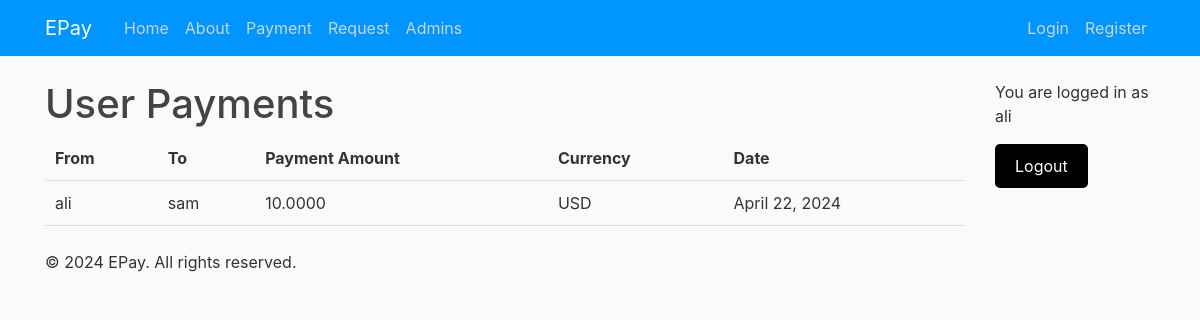
The page /userpayments/ (signed in) on the database as committed earlier.
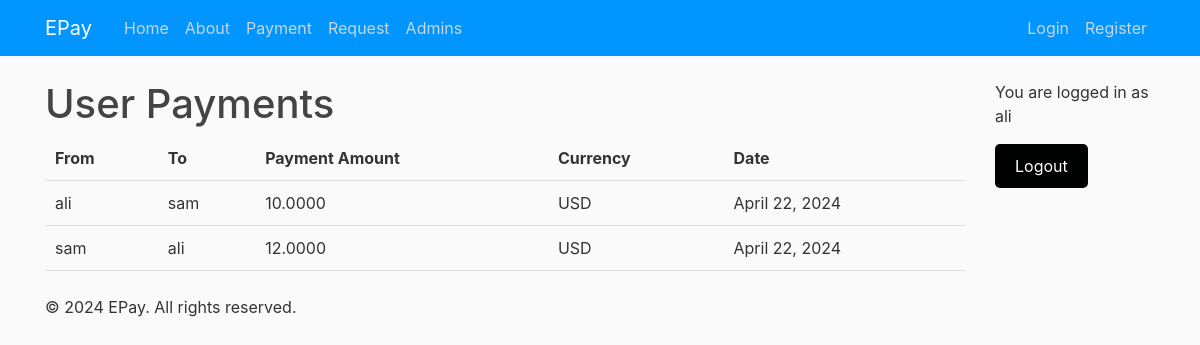
The same page on the database as committed later.
### payapp/models.py (models this page shows, shortened)
class Payment(models.Model):
    userfrom= models.CharField(max_length=100)
    userto= models.CharField(max_length=100)
    payment= models.DecimalField(default= 0, decimal_places=4, max_digits=11)
    currency = models.CharField(max_length=10, choices=CURRENCY)
    dat= models.DateField(default=datetime.datetime.today)

### payapp/views.py (the view)
# urls.py: path('userpayments/', views.userpayments, name='userpayments'),
def userpayments(request):
    user_payments = Payment.objects.filter(userfrom=request.user) | Payment.objects.filter(userto=request.user)
    return render(request, 'transaction.html', {'user_payments': user_payments})

### templates/transaction.html (shortened to what this page needs)
{% extends "main.html"%}
{% block content%}
{%load static%}
<!DOCTYPE html>
{% load static %}
<html>
<head>
</head>
<body>
    <h1>User Payments</h1>
    <table>
        <thead>
            <tr>
                <th>From</th>
                <th>To</th>
                <th>Payment Amount</th>
                <th>Currency</th>
                <th>Date</th>
            </tr>
        </thead>
        <tbody>
            {% for payment in user_payments %}
            <tr>
                <td>{{ payment.userfrom }}</td>
                <td>{{ payment.userto }}</td>
                <td>{{ payment.payment }}</td>
                <td>{{ payment.currency }}</td>
                <td>{{ payment.dat }}</td>
            </tr>
            {% endfor %}
        </tbody>
    </table>
    <br>
</body>
</html>
{% endblock%}

Rows that differ between the two databases and show on the page:
added Payment: userfrom "sam", userto "ali", payment "12.0000", currency "USD", dat "April 22, 2024"
